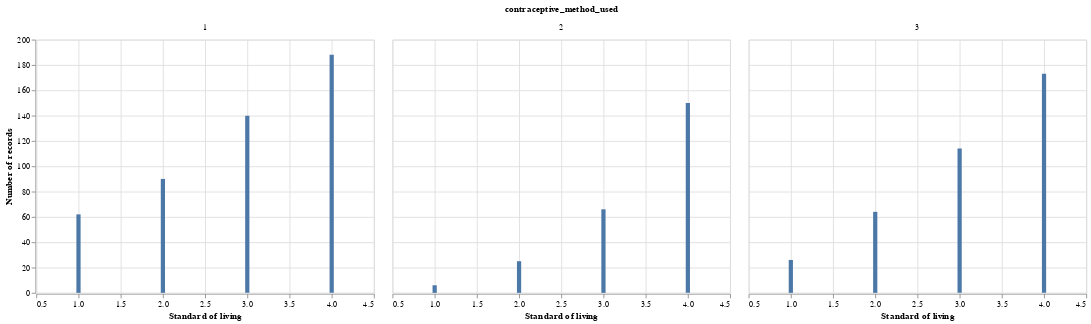

This figure's notebook cell:
### Markdown cell above
**Standard of living**

### Code cell
living_standard_correlation = alt.Chart(cmc_train, title = "Standard of living vs. Method of Contraception Used").mark_bar().encode(
    x = alt.X("standard_of_living_index", title = "Standard of living"),
    y = alt.Y("count()", title = "Number of records")
).facet("contraceptive_method_used")
living_standard_correlation

### Figure 1 — Vega-Lite specification as saved in the notebook (floating-point values rounded to 4 significant figures; data arrays with more than 128 entries replaced by an {"elided": "..."} marker saying what was removed)
{"$schema": "https://vega.github.io/schema/vega-lite/v4.17.0.json", "config": {"view": {"continuousHeight": 300, "continuousWidth": 400}}, "data": {"name": "data-f15167d60f413a998667f82347f8e248"}, "datasets": {"data-f15167d60f413a998667f82347f8e248": {"elided": "1104 records"}}, "facet": {"field": "contraceptive_method_used", "type": "quantitative"}, "spec": {"encoding": {"x": {"field": "standard_of_living_index", "title": "Standard of living", "type": "quantitative"}, "y": {"aggregate": "count", "title": "Number of records", "type": "quantitative"}}, "mark": "bar", "title": "Standard of living vs. Method of Contraception Used"}}
